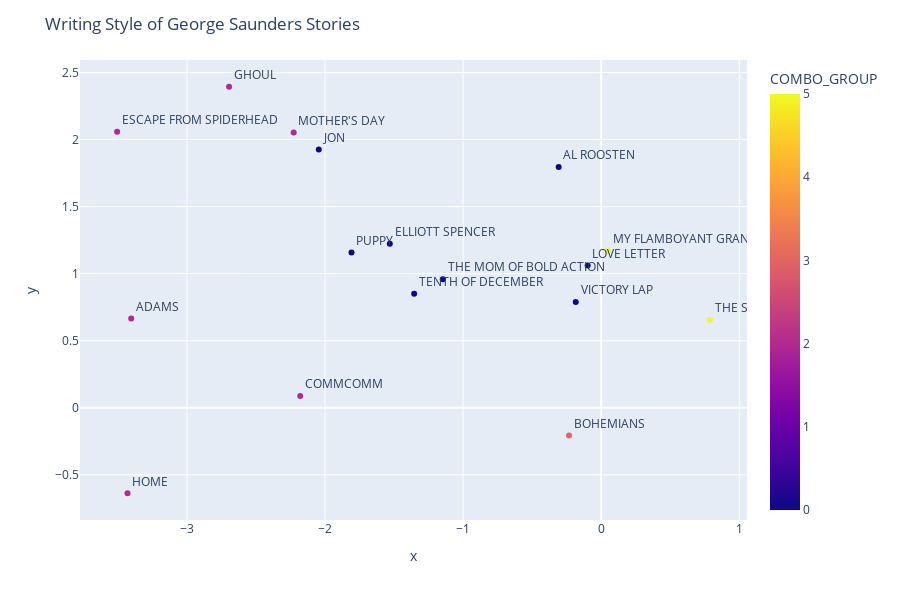

Notebook code for this chart:
### Code cell
import plotly.express as px

fig = px.scatter(george_saunders, x="x", y = "y", text="TITLE", color="COMBO_GROUP")
fig.update_traces(textposition='top right')

fig.update_layout(
    height=600,
    width=900,
    title_text='Writing Style of George Saunders Stories'
)
fig.show()

### Figure 1 — Plotly figure (JSON) as saved in the notebook; plotly's stock layout.template omitted (floating-point values rounded to 4 significant figures)
{"data": [{"hovertemplate": "x=%{x}<br>y=%{y}<br>TITLE=%{text}<br>COMBO_GROUP=%{marker.color}<extra></extra>", "legendgroup": "", "marker": {"color": [0, 2, 0, 0, 2, 5, 0, 2, 2, 0, 0, 0, 2, 2, 3, 0, 5], "coloraxis": "coloraxis", "symbol": "circle"}, "mode": "markers+text", "name": "", "orientation": "v", "showlegend": false, "text": ["THE MOM OF BOLD ACTION", "GHOUL", "LOVE LETTER", "ELLIOTT SPENCER", "MOTHER'S DAY", "THE SEMPLICA-GIRL DIARIES", "TENTH OF DECEMBER", "HOME", "ESCAPE FROM SPIDERHEAD", "VICTORY LAP", "AL ROOSTEN", "PUPPY", "COMMCOMM", "ADAMS", "BOHEMIANS", "JON", "MY FLAMBOYANT GRANDSON"], "textposition": "top right", "type": "scatter", "x": [-1.147, -2.695, -0.09774, -1.531, -2.227, 0.7876, -1.354, -3.431, -3.506, -0.184, -0.3077, -1.808, -2.18, -3.404, -0.2329, -2.045, 0.04945], "xaxis": "x", "y": [0.9595, 2.394, 1.061, 1.224, 2.054, 0.6558, 0.8507, -0.6373, 2.059, 0.7886, 1.795, 1.158, 0.0887, 0.6658, -0.2073, 1.925, 1.168], "yaxis": "y"}], "layout": {"coloraxis": {"colorbar": {"title": {"text": "COMBO_GROUP"}}, "colorscale": [[0, "#0d0887"], [0.1111, "#46039f"], [0.2222, "#7201a8"], [0.3333, "#9c179e"], [0.4444, "#bd3786"], [0.5556, "#d8576b"], [0.6667, "#ed7953"], [0.7778, "#fb9f3a"], [0.8889, "#fdca26"], [1, "#f0f921"]]}, "height": 600, "legend": {"tracegroupgap": 0}, "margin": {"t": 60}, "title": {"text": "Writing Style of George Saunders Stories"}, "width": 900, "xaxis": {"anchor": "y", "domain": [0, 1], "title": {"text": "x"}}, "yaxis": {"anchor": "x", "domain": [0, 1], "title": {"text": "y"}}}}
